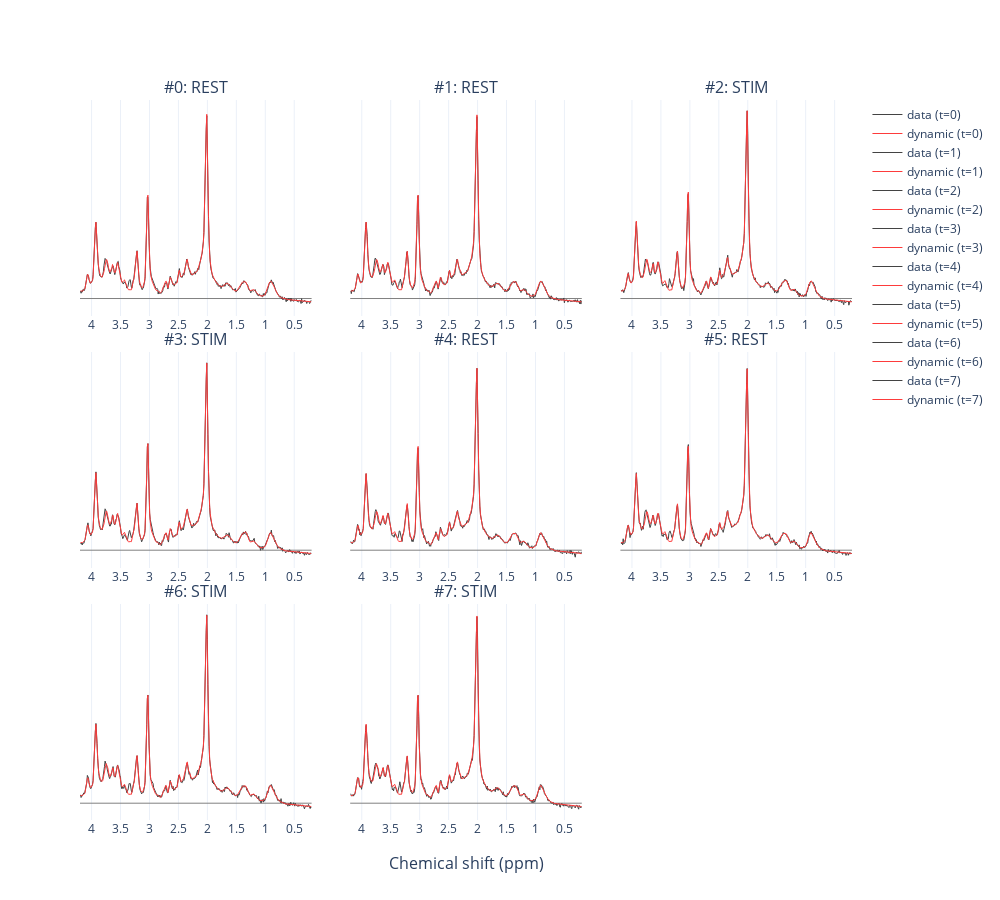

The code cell stored with this chart in its notebook:
### Markdown cell above
## Fit visualisation

We can plot the fits of each spectrum.

### Code cell
fig = dyn_res.plot_spectra(tvals=['REST', 'REST', 'STIM', 'STIM'] * 2)
fig.update_layout(
    width=1000,
    height=900)

### Figure 1 — Plotly figure (JSON) as saved in the notebook; plotly's stock layout.template omitted (floating-point values rounded to 4 significant figures; data arrays with more than 128 entries replaced by an {"elided": "..."} marker saying what was removed)
{"data": [{"line": {"color": "rgb(67,67,67)", "width": 1}, "mode": "lines", "name": "data (t=0)", "type": "scatter", "x": {"elided": "405 float values"}, "xaxis": "x", "y": {"elided": "405 float values"}, "yaxis": "y"}, {"line": {"color": "rgb(253,59,59)", "width": 1}, "mode": "lines", "name": "dynamic (t=0)", "type": "scatter", "x": {"elided": "405 float values"}, "xaxis": "x", "y": {"elided": "405 float values"}, "yaxis": "y"}, {"line": {"color": "rgb(67,67,67)", "width": 1}, "mode": "lines", "name": "data (t=1)", "type": "scatter", "x": {"elided": "405 float values"}, "xaxis": "x2", "y": {"elided": "405 float values"}, "yaxis": "y2"}, {"line": {"color": "rgb(253,59,59)", "width": 1}, "mode": "lines", "name": "dynamic (t=1)", "type": "scatter", "x": {"elided": "405 float values"}, "xaxis": "x2", "y": {"elided": "405 float values"}, "yaxis": "y2"}, {"line": {"color": "rgb(67,67,67)", "width": 1}, "mode": "lines", "name": "data (t=2)", "type": "scatter", "x": {"elided": "405 float values"}, "xaxis": "x3", "y": {"elided": "405 float values"}, "yaxis": "y3"}, {"line": {"color": "rgb(253,59,59)", "width": 1}, "mode": "lines", "name": "dynamic (t=2)", "type": "scatter", "x": {"elided": "405 float values"}, "xaxis": "x3", "y": {"elided": "405 float values"}, "yaxis": "y3"}, {"line": {"color": "rgb(67,67,67)", "width": 1}, "mode": "lines", "name": "data (t=3)", "type": "scatter", "x": {"elided": "405 float values"}, "xaxis": "x4", "y": {"elided": "405 float values"}, "yaxis": "y4"}, {"line": {"color": "rgb(253,59,59)", "width": 1}, "mode": "lines", "name": "dynamic (t=3)", "type": "scatter", "x": {"elided": "405 float values"}, "xaxis": "x4", "y": {"elided": "405 float values"}, "yaxis": "y4"}, {"line": {"color": "rgb(67,67,67)", "width": 1}, "mode": "lines", "name": "data (t=4)", "type": "scatter", "x": {"elided": "405 float values"}, "xaxis": "x5", "y": {"elided": "405 float values"}, "yaxis": "y5"}, {"line": {"color": "rgb(253,59,59)", "width": 1}, "mode": "lines", "name": "dynamic (t=4)", "type": "scatter", "x": {"elided": "405 float values"}, "xaxis": "x5", "y": {"elided": "405 float values"}, "yaxis": "y5"}, {"line": {"color": "rgb(67,67,67)", "width": 1}, "mode": "lines", "name": "data (t=5)", "type": "scatter", "x": {"elided": "405 float values"}, "xaxis": "x6", "y": {"elided": "405 float values"}, "yaxis": "y6"}, {"line": {"color": "rgb(253,59,59)", "width": 1}, "mode": "lines", "name": "dynamic (t=5)", "type": "scatter", "x": {"elided": "405 float values"}, "xaxis": "x6", "y": {"elided": "405 float values"}, "yaxis": "y6"}, {"line": {"color": "rgb(67,67,67)", "width": 1}, "mode": "lines", "name": "data (t=6)", "type": "scatter", "x": {"elided": "405 float values"}, "xaxis": "x7", "y": {"elided": "405 float values"}, "yaxis": "y7"}, {"line": {"color": "rgb(253,59,59)", "width": 1}, "mode": "lines", "name": "dynamic (t=6)", "type": "scatter", "x": {"elided": "405 float values"}, "xaxis": "x7", "y": {"elided": "405 float values"}, "yaxis": "y7"}, {"line": {"color": "rgb(67,67,67)", "width": 1}, "mode": "lines", "name": "data (t=7)", "type": "scatter", "x": {"elided": "405 float values"}, "xaxis": "x8", "y": {"elided": "405 float values"}, "yaxis": "y8"}, {"line": {"color": "rgb(253,59,59)", "width": 1}, "mode": "lines", "name": "dynamic (t=7)", "type": "scatter", "x": {"elided": "405 float values"}, "xaxis": "x8", "y": {"elided": "405 float values"}, "yaxis": "y8"}], "layout": {"annotations": [{"font": {"size": 16}, "showarrow": false, "text": "#0: REST", "x": 0.15, "xanchor": "center", "xref": "paper", "y": 1, "yanchor": "bottom", "yref": "paper"}, {"font": {"size": 16}, "showarrow": false, "text": "#1: REST", "x": 0.5, "xanchor": "center", "xref": "paper", "y": 1, "yanchor": "bottom", "yref": "paper"}, {"font": {"size": 16}, "showarrow": false, "text": "#2: STIM", "x": 0.85, "xanchor": "center", "xref": "paper", "y": 1, "yanchor": "bottom", "yref": "paper"}, {"font": {"size": 16}, "showarrow": false, "text": "#3: STIM", "x": 0.15, "xanchor": "center", "xref": "paper", "y": 0.65, "yanchor": "bottom", "yref": "paper"}, {"font": {"size": 16}, "showarrow": false, "text": "#4: REST", "x": 0.5, "xanchor": "center", "xref": "paper", "y": 0.65, "yanchor": "bottom", "yref": "paper"}, {"font": {"size": 16}, "showarrow": false, "text": "#5: REST", "x": 0.85, "xanchor": "center", "xref": "paper", "y": 0.65, "yanchor": "bottom", "yref": "paper"}, {"font": {"size": 16}, "showarrow": false, "text": "#6: STIM", "x": 0.15, "xanchor": "center", "xref": "paper", "y": 0.3, "yanchor": "bottom", "yref": "paper"}, {"font": {"size": 16}, "showarrow": false, "text": "#7: STIM", "x": 0.5, "xanchor": "center", "xref": "paper", "y": 0.3, "yanchor": "bottom", "yref": "paper"}, {"font": {"size": 16}, "showarrow": false, "text": "Chemical shift (ppm)", "x": 0.5, "xanchor": "center", "xref": "paper", "y": 0, "yanchor": "top", "yref": "paper", "yshift": -30}], "height": 900, "width": 1000, "xaxis": {"anchor": "y", "domain": [0, 0.3], "dtick": 0.5, "range": [4.2, 0.2]}, "xaxis2": {"anchor": "y2", "domain": [0.35, 0.65], "dtick": 0.5, "range": [4.2, 0.2]}, "xaxis3": {"anchor": "y3", "domain": [0.7, 1], "dtick": 0.5, "range": [4.2, 0.2]}, "xaxis4": {"anchor": "y4", "domain": [0, 0.3], "dtick": 0.5, "range": [4.2, 0.2]}, "xaxis5": {"anchor": "y5", "domain": [0.35, 0.65], "dtick": 0.5, "range": [4.2, 0.2]}, "xaxis6": {"anchor": "y6", "domain": [0.7, 1], "dtick": 0.5, "range": [4.2, 0.2]}, "xaxis7": {"anchor": "y7", "domain": [0, 0.3], "dtick": 0.5, "range": [4.2, 0.2]}, "xaxis8": {"anchor": "y8", "domain": [0.35, 0.65], "dtick": 0.5, "range": [4.2, 0.2]}, "xaxis9": {"anchor": "y9", "domain": [0.7, 1], "dtick": 0.5, "range": [4.2, 0.2]}, "yaxis": {"anchor": "x", "domain": [0.7, 1], "showgrid": false, "showticklabels": false, "zeroline": true, "zerolinecolor": "Gray", "zerolinewidth": 1}, "yaxis2": {"anchor": "x2", "domain": [0.7, 1], "matches": "y", "showgrid": false, "showticklabels": false, "zeroline": true, "zerolinecolor": "Gray", "zerolinewidth": 1}, "yaxis3": {"anchor": "x3", "domain": [0.7, 1], "matches": "y", "showgrid": false, "showticklabels": false, "zeroline": true, "zerolinecolor": "Gray", "zerolinewidth": 1}, "yaxis4": {"anchor": "x4", "domain": [0.35, 0.65], "showgrid": false, "showticklabels": false, "zeroline": true, "zerolinecolor": "Gray", "zerolinewidth": 1}, "yaxis5": {"anchor": "x5", "domain": [0.35, 0.65], "matches": "y4", "showgrid": false, "showticklabels": false, "zeroline": true, "zerolinecolor": "Gray", "zerolinewidth": 1}, "yaxis6": {"anchor": "x6", "domain": [0.35, 0.65], "matches": "y4", "showgrid": false, "showticklabels": false, "zeroline": true, "zerolinecolor": "Gray", "zerolinewidth": 1}, "yaxis7": {"anchor": "x7", "domain": [0, 0.3], "showgrid": false, "showticklabels": false, "zeroline": true, "zerolinecolor": "Gray", "zerolinewidth": 1}, "yaxis8": {"anchor": "x8", "domain": [0, 0.3], "matches": "y7", "showgrid": false, "showticklabels": false, "zeroline": true, "zerolinecolor": "Gray", "zerolinewidth": 1}, "yaxis9": {"anchor": "x9", "domain": [0, 0.3], "matches": "y7", "showgrid": false, "showticklabels": false, "zeroline": true, "zerolinecolor": "Gray", "zerolinewidth": 1}}}
